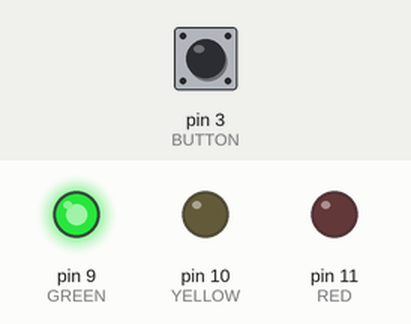
A sketch run on a simulated Arduino Uno, built with avr-gcc and run on an emulated ATmega328P. On the bench: output pins drawn as LEDs (lit = HIGH). Dashed ring = blinking. The test bench sets the inputs (shaded band); at power-on: pin 3 (BUTTON) LOW.

Above: at 1.2 s.
1.3 s: pin 3 (BUTTON) pulled HIGH for 0.15 s
At 2.1 s:
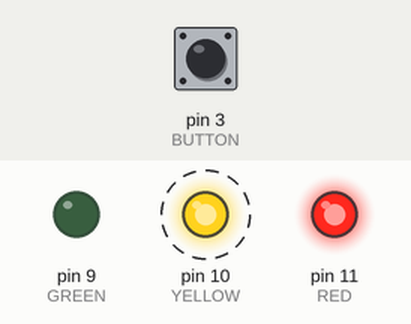
Timing chart, 0 to 10.4 s (numbered marks = the images above; inputs shaded):
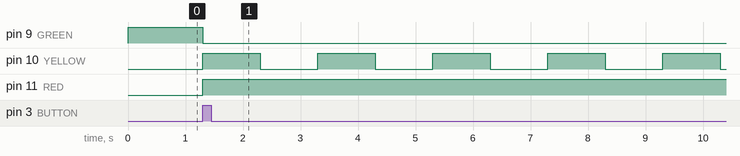

The sketch:

p2-lampu-penyeberangan.ino
```cpp
#define N 10
const int BUTTON = 3;
const int GREEN = 9;
const int YELLOW = 10;
const int RED = 11;

void setup() {
  pinMode(BUTTON, INPUT);
  pinMode(GREEN, OUTPUT);
  pinMode(YELLOW, OUTPUT);
  pinMode(RED, OUTPUT);
}

void loop() {
  int buttonState = digitalRead(BUTTON);

  // Cek jika button ditekan, maka buttonState = HIGH
  if(buttonState == HIGH) {
    // Lampu merah menyala
    digitalWrite(GREEN, LOW);
    digitalWrite(RED, HIGH);

    // Lampu kuning kedip-kedip
    for(int i = 0; i < N; i++) {
      digitalWrite(YELLOW, HIGH);
      delay(1000);
      digitalWrite(YELLOW, LOW);
      delay(1000);
    }
  } else {
    // Lampu hijau menyala
    digitalWrite(YELLOW, LOW);
    digitalWrite(RED, LOW);
    digitalWrite(GREEN, HIGH);
  }
}
```

Measured:
- after the input at 1.3 s, pin 9 (GREEN): HIGH → LOW at once; pin 10 (YELLOW): alternates HIGH for 1.0 s and LOW for 1.0 s, starting at once; pin 11 (RED): LOW → HIGH at once
